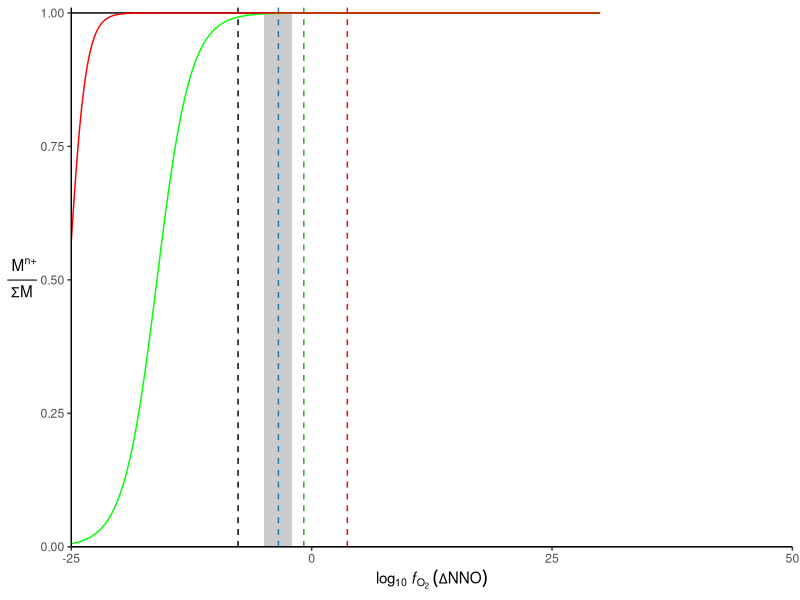

This figure's R source:
setwd("C:/Users/Jason/OneDrive - research.uwa.edu.au/Analysis/Thermodynamics")
library(openxlsx)
library(ggplot2)

S<-read.xlsx("thermodynamics.xlsx", sheet="S") #Standard Entropy table, in J mol-1 K-1
H<-read.xlsx("thermodynamics.xlsx", sheet="dH")  #Standard Enthalpy of Formation table, in kJ mol-1 K-1
H[,-1]<-H[,-1]*1000 #convert from kJ to J
R<-8.3144589 #Gas constant, J mol-1 K-1

#Sn as Sn(OH)x or Sn(Cl)x species?

#Sn(OH)2 + O2 = SnO2 + H2O
#WO2 + H2O + O2 = WO4(OH)2

T_i <- which(S$TK==800)
fO2_NNO <- ((((2*H$NiO)-(2*H$Ni+H$O2))-S$TK*((2*S$NiO)-(2*S$Ni+S$O2)))/(R*S$TK*log(10)))[T_i]
dNNO_QIF<- ((((H$fayalite)-(H$quartz+2*H$Fe+H$O2))-S$TK*((S$fayalite)-(S$quartz+2*S$Fe+S$O2)))/(R*S$TK*log(10)))[T_i]-fO2_NNO
dNNO_QFM<- ((((2*H$magnetite+3*H$quartz)-(3*H$fayalite+H$O))-S$TK*((2*S$magnetite+3*S$quartz)-(3*S$fayalite+S$O)))/(R*S$TK*log(10)))[T_i]-fO2_NNO
dNNO_MH <- ((((6*H$hematite)-(4*H$magnetite+H$O2))-S$TK*((6*S$hematite)-(4*S$magnetite+S$O2)))/(R*S$TK*log(10)))[T_i]-fO2_NNO
dNNO_WM <- ((((2*H$magnetite)-(6*H$FeO+H$O2))-S$TK*((2*S$magnetite)-(6*S$FeO+S$O2)))/(R*S$TK*log(10)))[T_i]-fO2_NNO
dNNO_CHO<- ((((0.5*H$CO2+H$H2O)-(0.5*H$CH4+H$O2))-S$TK*((0.5*S$CO2+S$H2O)-(0.5*S$CH4+S$O2)))/(R*S$TK*log(10)))[T_i]-fO2_NNO
dNNO_IW <- ((((2*H$FeO)-(2*H$Fe+H$O2))-S$TK*((2*S$FeO)-(2*S$Fe+S$O2)))/(R*S$TK*log(10)))[T_i]-fO2_NNO
dNNO_WH <- ((((2*H$hematite)-(4*H$FeO+H$O2))-S$TK*((2*S$hematite)-(4*S$FeO+S$O2)))/(R*S$TK*log(10)))[T_i]-fO2_NNO
dNNO_H2O<- ((((2*H$H2O)-(2*H$H2+H$O2))-S$TK*((2*S$H2O)-(2*S$H2+S$O2)))/(R*S$TK*log(10)))[T_i]-fO2_NNO

dNNO_Nb4_5 <- ((((2*H$Nb2O5)-(4*H$NbO2+H$O2))-S$TK*((2*S$Nb2O5)-(4*S$NbO2+S$O2)))/(R*S$TK*log(10)))[T_i]-fO2_NNO
dNNO_Ta0_5 <- (((((2/5)*H$Ta2O5)-((4/5)*H$Ta+H$O2))-S$TK*(((2/5)*S$Ta2O5)-((4/5)*S$Ta+S$O2)))/(R*S$TK*log(10)))[T_i]-fO2_NNO
dNNO_SnSnO2 <- ((((H$SnO2)-(H$Sn+H$O2))-S$TK*((S$SnO2)-(S$Sn+S$O2)))/(R*S$TK*log(10)))[T_i]-fO2_NNO
dNNO_W4_6 <- ((((2*H$WO3)-(2*H$WO2+H$O2))-S$TK*((2*S$WO3)-(2*S$WO2+S$O2)))/(R*S$TK*log(10)))[T_i]-fO2_NNO
dNNO_Mo4_6 <- ((((2*H$MoO3)-(2*H$MoO2+H$O2))-S$TK*((2*S$MoO3)-(2*S$MoO2+S$O2)))/(R*S$TK*log(10)))[T_i]-fO2_NNO
dNNO_Ti3_4 <- ((((4*H$TiO2)-(2*H$Ti2O3+H$O2))-S$TK*((4*S$TiO2)-(2*S$Ti2O3+S$O2)))/(R*S$TK*log(10)))[T_i]-fO2_NNO
dNNO_Mn3_4 <- ((((4*H$MnO2)-(2*H$Mn2O3+H$O2))-S$TK*((4*S$MnO2)-(2*S$Mn2O3+S$O2)))/(R*S$TK*log(10)))[T_i]-fO2_NNO
dNNO_Mn2_3 <- ((((2*H$Mn2O3)-(4*H$MnO+H$O2))-S$TK*((2*S$Mn2O3)-(4*S$MnO+S$O2)))/(R*S$TK*log(10)))[T_i]-fO2_NNO
dNNO_Mn0_2 <- ((((2*H$MnO)-(2*H$Mn+H$O2))-S$TK*((2*S$MnO)-(2*S$Mn+S$O2)))/(R*S$TK*log(10)))[T_i]-fO2_NNO

dNNO_Pb0_2 <- ((((2*H$PbO)-(2*H$Pb+H$O2))-S$TK*((2*S$PbO)-(2*S$Pb+S$O2)))/(R*S$TK*log(10)))[T_i]-fO2_NNO
dNNO_Pb2_4 <- ((((2*H$PbO2)-(2*H$PbO+H$O2))-S$TK*((2*S$PbO2)-(2*S$PbO+S$O2)))/(R*S$TK*log(10)))[T_i]-fO2_NNO

dNNO_V0_2 <- ((((2*H$VO)-(2*H$V+H$O2))-S$TK*((2*S$VO)-(2*S$V+S$O2)))/(R*S$TK*log(10)))[T_i]-fO2_NNO
dNNO_V2_3 <- ((((2*H$V2O3)-(4*H$VO+H$O2))-S$TK*((2*S$V2O3)-(4*S$VO+S$O2)))/(R*S$TK*log(10)))[T_i]-fO2_NNO
dNNO_V3_4 <- ((((4*H$VO2)-(2*H$V2O3+H$O2))-S$TK*((4*S$VO2)-(2*S$V2O3+S$O2)))/(R*S$TK*log(10)))[T_i]-fO2_NNO
dNNO_V4_5 <- ((((2*H$V2O5)-(4*H$VO2+H$O2))-S$TK*((2*S$V2O5)-(4*S$VO2+S$O2)))/(R*S$TK*log(10)))[T_i]-fO2_NNO

dNNO_Cr0_2 <- ((((2*H$CrO)-(2*H$Cr+H$O2))-S$TK*((2*S$CrO)-(2*S$Cr+S$O2)))/(R*S$TK*log(10)))[T_i]-fO2_NNO
dNNO_Cr2_3 <- ((((2*H$Cr2O3)-(4*H$CrO+H$O2))-S$TK*((2*S$Cr2O3)-(4*S$CrO+S$O2)))/(R*S$TK*log(10)))[T_i]-fO2_NNO
dNNO_Cr3_4 <- ((((4*H$CrO2)-(2*H$Cr2O3+H$O2))-S$TK*((4*S$CrO2)-(2*S$Cr2O3+S$O2)))/(R*S$TK*log(10)))[T_i]-fO2_NNO
dNNO_Cr4_6 <- ((((2*H$CrO3)-(2*H$CrO2+H$O2))-S$TK*((2*S$CrO3)-(2*S$CrO2+S$O2)))/(R*S$TK*log(10)))[T_i]-fO2_NNO

k_Nb <- 10^((dNNO_Nb4_5*1)/-4)
k_Ta <- 10^((dNNO_Ta0_5*5)/-4)
k_W  <- 10^((dNNO_W4_6*2)/-4)
k_Sn <- 10^((dNNO_SnSnO2*4)/-4)
k_Mo <- 10^((dNNO_Mo4_6*2)/-4)
k_Ti <- 10^((dNNO_Ti3_4*1)/-4)
k_Mn4<- 10^((dNNO_Mn3_4*1)/-4)
k_Mn3<- 10^((dNNO_Mn2_3*1)/-4)
k_Mn2<- 10^((dNNO_Mn0_2*2)/-4)
k_Fe2<- 10^((dNNO_IW*2/-4))
k_Fe3<- 10^((dNNO_WH*1/-4))

k_Pb2<- 10^((dNNO_Pb0_2*2)/-4)
k_Pb4<- 10^((dNNO_Pb2_4*2)/-4)

k_V5 <- 10^((dNNO_V4_5*1)/-4)
k_V4 <- 10^((dNNO_V3_4*1)/-4)
k_V3 <- 10^((dNNO_V2_3*1)/-4)
k_V2 <- 10^((dNNO_V0_2*2)/-4)

k_Cr6<- 10^((dNNO_Cr4_6*2)/-4)
k_Cr4<- 10^((dNNO_Cr3_4*1)/-4)
k_Cr3<- 10^((dNNO_Cr2_3*1)/-4)
k_Cr2<- 10^((dNNO_Cr0_2*2)/-4)

dNNO <- seq(-50,30,0.1)
R_Nb <- (k_Nb*10^((dNNO*1)/4))/(1+(k_Nb*10^((dNNO*1)/4)))
R_Ta <- (k_Ta*10^((dNNO*5)/4))/(1+(k_Ta*10^((dNNO*5)/4)))
R_W  <- (k_W*10^((dNNO*2)/4))/(1+(k_W*10^((dNNO*2)/4)))
R_Mo  <- (k_Mo*10^((dNNO*2)/4))/(1+(k_Mo*10^((dNNO*2)/4)))
R_Sn <- (k_Sn*10^((dNNO*4)/4))/(1+(k_Sn*10^((dNNO*4)/4)))
R_Ti <- (k_Ti*10^((dNNO*1)/4))/(1+(k_Ti*10^((dNNO*1)/4)))
R_Mn4 <- (k_Mn4*10^((dNNO*1)/4))/(1+(k_Mn4*10^((dNNO*1)/4)))
R_Mn3 <- (k_Mn3*10^((dNNO*1)/4))/(1+(k_Mn3*10^((dNNO*1)/4)))
R_Mn2 <- (k_Mn2*10^((dNNO*2)/4))/(1+(k_Mn2*10^((dNNO*2)/4)))
R_Mn2t<- R_Mn2-(R_Mn3+R_Mn4)
R_Mn3t<- R_Mn3-(R_Mn4)
R_Fe3 <- (k_Fe3*10^((dNNO*1)/4))/(1+(k_Fe3*10^((dNNO*1)/4)))
R_Fe2 <- (k_Fe2*10^((dNNO*2)/4))/(1+(k_Fe2*10^((dNNO*2)/4)))
R_Fe2t<- R_Fe2-R_Fe3
R_Fe0t<- 1-(R_Fe2+R_Fe3)

R_Pb4 <- (k_Pb4*10^((dNNO*1)/4))/(1+(k_Pb4*10^((dNNO*1)/4)))
R_Pb2 <- (k_Pb2*10^((dNNO*2)/4))/(1+(k_Pb2*10^((dNNO*2)/4)))

R_V5 <- (k_V5*10^((dNNO*1)/4))/(1+(k_V5*10^((dNNO*1)/4)))
R_V4 <- (k_V4*10^((dNNO*1)/4))/(1+(k_V4*10^((dNNO*1)/4)))
R_V3 <- (k_V3*10^((dNNO*1)/4))/(1+(k_V3*10^((dNNO*1)/4)))
R_V2 <- (k_V2*10^((dNNO*2)/4))/(1+(k_V2*10^((dNNO*2)/4)))

R_Cr6 <- (k_Cr6*10^((dNNO*2)/4))/(1+(k_Cr6*10^((dNNO*2)/4)))
R_Cr4 <- (k_Cr4*10^((dNNO*1)/4))/(1+(k_Cr4*10^((dNNO*1)/4)))
R_Cr3 <- (k_Cr3*10^((dNNO*1)/4))/(1+(k_Cr3*10^((dNNO*1)/4)))
R_Cr2 <- (k_Cr2*10^((dNNO*2)/4))/(1+(k_Cr2*10^((dNNO*2)/4)))

speciation <- data.frame(dNNO, R_Nb, R_W, R_Sn)

plot <- ggplot(speciation, aes(x=dNNO))+
  annotate(geom="rect", xmin=-5, xmax=-2, ymin=0, ymax=1, fill="grey80")+
  geom_vline(xintercept = dNNO_MH, colour="red", linetype=2)+
  geom_vline(xintercept = dNNO_QFM, colour="#33a02c", linetype=2)+
  geom_vline(xintercept = dNNO_WM, colour="#1f78b4", linetype=2)+
  geom_vline(xintercept = dNNO_QIF, colour="black", linetype=2)+
  theme_classic()+
  theme(panel.background = element_rect(fill = "transparent"),
        plot.background = element_rect(fill = "transparent"),
        axis.title.y = element_text(angle = 0, vjust = 0.5))+
  coord_cartesian(xlim=c(-25,25), ylim=c(0,1.01), expand=FALSE)+
  labs(x=expression("log"[10]~italic("f")[O[2]]~(Delta*"NNO")), y=expression(over(" M"^"n+",Sigma*"M")))

plotTi <- plot +
  geom_line(aes(y=R_Ti), colour="black")+
  geom_line(aes(y=R_Nb), colour="hot pink")+
  geom_line(aes(y=R_Ta), colour="#c73794")+
  geom_line(aes(y=R_W), colour="#204080")

plotMn <- plot +
  geom_line(aes(y=R_Mn2t), colour="black")+
  geom_line(aes(y=R_Mn3t), colour="grey40")+
  geom_line(aes(y=R_Mn4), colour="grey60")

plotFe <- plot+
  #geom_vline(xintercept = dNNO_CHO, colour="grey50", linetype=2)+
  #geom_vline(xintercept = dNNO_H2O, colour="blue", linetype=2)+
  geom_line(aes(y=R_Fe0t), colour="black")+
  geom_line(aes(y=R_Fe2t), colour="grey40")+
  geom_line(aes(y=R_Fe3), colour="grey60")+
  geom_line(aes(y=R_Sn), colour="purple")

plotPb <- plot+
  geom_line(aes(y=R_Pb2), colour="black")

plotV <- plot+
  geom_line(aes(y=R_V5), colour="black")+
  geom_line(aes(y=R_V4), colour="blue")+
  geom_line(aes(y=R_V3), colour="green")+
  geom_line(aes(y=R_V2), colour="red")+
  coord_cartesian(xlim=c(-25,50), ylim=c(0,1.01), expand=FALSE)

plotCr <- plot+
  geom_line(aes(y=R_Cr6), colour="blue")+
  geom_line(aes(y=R_Cr4), colour="black")+
  geom_line(aes(y=R_Cr3), colour="green")+
  geom_line(aes(y=R_Cr2), colour="red")

print(plotV)
#print(plotCr)
#plot to show expected fO2 region, based on Sn-Sno2 and Sn-Cl + Sn-OH reactions
#i.e., what seems to be thermodynamically possible...min and max?
#at CH4:CO2, mole fraction of Nb4+ is:
#1-(k_Nb*10^((dNNO_CHO*1)/4))/(1+(k_Nb*10^((dNNO_CHO*1)/4)))
#0.02156166, ~2.16%
#at Sn:SnO2, mole fraction of Nb4+ is:
#1-(k_Nb*10^((dNNO_SnSnO2*1)/4))/(1+(k_Nb*10^((dNNO_SnSnO2*1)/4)))
#0.03011573, ~3.01%
#0.01774869 @ NNO-4, ~1.77%
#0.03113209 @ NNO-5, ~3.11% *****Most likely lower limit*****
#0.0540519 @ NNO-6, ~5.41%
#0.09223912 @ NNO-7, ~9.22%
#calculate KDs for Sn-granite...then model Nb4+ concentration in cassiterite versus fO2
#assume melt saturated in Sn and Nb (so Sn concentration and Nb concentration are known)
#Ooh, do this for Ti, etc as well...so both a magmatic and an aqueous model are presented


#print(plotTi)
#print(plotMn)
#print(plotFe)

w<-6
#ggsave("Mn.pdf", plotMn, width=w, height=w/sqrt(2)) 
#ggsave("Fe.pdf", plotFe, width=w, height=w/sqrt(2))
#ggsave("Ti.pdf", plotTi, width=w, height=w/sqrt(2))
